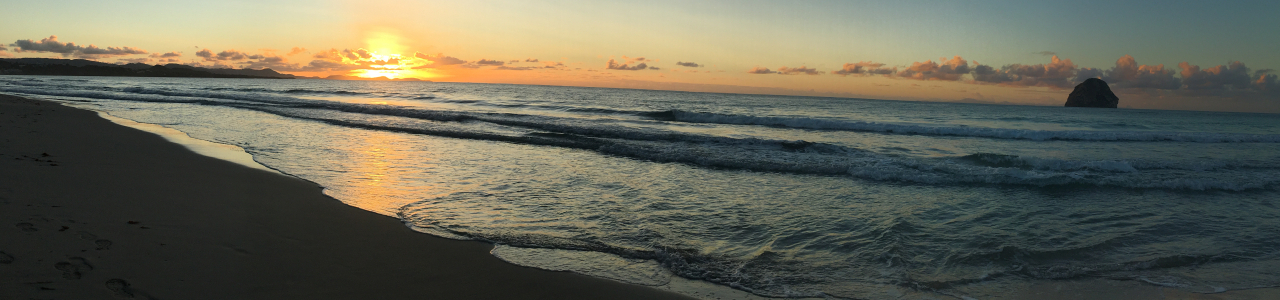
#> input picture Data/Mer/aba13.jpeg, 1280 x 300 px; its folder holds only this picture in this run
$ python architecture.py
#> lines starting #> are read from the running program, lines starting #| are printed output that depends on the picture
#!/usr/bin/env python3
# -*- coding: utf-8 -*-
import os
import numpy as np
import matplotlib.pyplot as plt
import cv2
from sklearn import datasets
from sklearn.tree import DecisionTreeClassifier
from sklearn.naive_bayes import MultinomialNB
from sklearn.ensemble import RandomForestClassifier
from sklearn import svm
from sklearn.neighbors import KNeighborsClassifier

from sklearn.metrics import accuracy_score
from sklearn.model_selection import train_test_split
from sklearn.model_selection import cross_val_score


"""
@author: cecile capponi, AMU
L3 Informatique, 2023/24
"""

"""
Computes a representation of an image from the (gif, png, jpg...) file
-> representation can be (to extend)
'HC': color histogram
'PX': tensor of pixels
'GC': matrix of gray pixels
other to be defined
--
input = an image (jpg, png, gif)
output = a new representation of the image
"""
def raw_image_to_representation(img, representation_type='HC'):
  if representation_type == 'HC':
    representation = compute_color_histogram(img)
  elif representation_type == 'PX':
    representation = img.flatten()
  elif representation_type == 'GC':
    representation = compute_gray_matrix(img)
  else:
    representation = None
    print(f"Representation type '{representation_type}' not implemented.")

  return representation

# [6 lines left out: function compute_color_histogram, not called in this run]


def compute_gray_matrix(img):
  gray_img = cv2.cvtColor(img, cv2.COLOR_BGR2GRAY)
  gray_matrix = gray_img.flatten()
  return gray_matrix

"""
Returns a relevant structure embedding train images described according to the
specified representation and associate each image (name or/and location) to its label.
-> Representation can be (to extend)
'HC': color histogram
'PX': tensor of pixels
'GC': matrix of gray pixels
other to be defined
--
input = where are the examples, which representation of the data must be produced ?
output = a relevant structure (to be discussed, see below) where all the images of the
directory have been transformed, named and labelled according to the directory they are
stored in (the structure lists all the images, each image is made up of 3 informations,
namely its name, its representation and its label)
This structure will later be used to learn a model (function learn_model_from_dataset)
-- uses function raw_image_to_representation
"""
def load_transform_label_train_dataset(directory, representation, target_size=(512,512)):
#> called with directory = 'Data/', representation = 'GC', target_size = (512, 512)
  dataset_structure = []

  for label in os.listdir(directory):
      label_path = os.path.join(directory, label)
      if os.path.isdir(label_path):
        for image_name in os.listdir(label_path):
            image_path = os.path.join(label_path, image_name)

            #print(image_path)
            img = cv2.imread(image_path)
#> img is the input picture: shape (300, 1280, 3); mean B, G, R 85.5, 100, 100.1
            img = preprocess_image(img, target_size)

            # Compute representation
            feature = raw_image_to_representation(img, representation)

            #print(feature.shape)
            # Add to dataset structure
            entry = {
                'name': image_name,
                'representation': feature,
                'label': label
            }
            dataset_structure.append(entry)

  return dataset_structure


"""
Returns a relevant structure embedding test images described according to the
specified representation.
-> Representation can be (to extend)
'HC': color histogram
'PX': tensor of pixels
'GC': matrix of gray pixels
other to be defined
--
input = where are the data, which represenation of the data must be produced ?
output = a relevant structure, preferably the same chosen for function load_transform_label_train_data
-- uses function raw_image_to_representation
-- must be consistant with function load_transform_label_train_dataset
-- while be used later in the project
"""
def load_transform_test_dataset(directory, representation, target_size=(512, 512)):
    dataset_structure = []
    label_path = os.path.basename(directory)

    for image_name in os.listdir(directory):
        image_path = os.path.join(directory, image_name)

        #print(image_path)
        img = cv2.imread(image_path)

        if img is not None:
            img = preprocess_image(img, target_size)


            feature = raw_image_to_representation(img, representation)

            #print(feature.shape)

            entry = {
                'name': image_name,
                'representation': feature,
                'label': None
            }
            dataset_structure.append(entry)
        else:
            print(f"Failed to read image: {image_path}")

    return dataset_structure

"""
Preprocesses an image to a given target size
--
input = an image, the target size
output = the preprocessed image

"""
def preprocess_image(img, target_size):
#> called with target_size = (512, 512)
  h, w, _ = img.shape
#> h = 300; w = 1280

  if h != target_size[0] or w != target_size[1]:
    preprocessed_img = cv2.resize(img,
                                  target_size,
                                  interpolation=cv2.INTER_AREA)
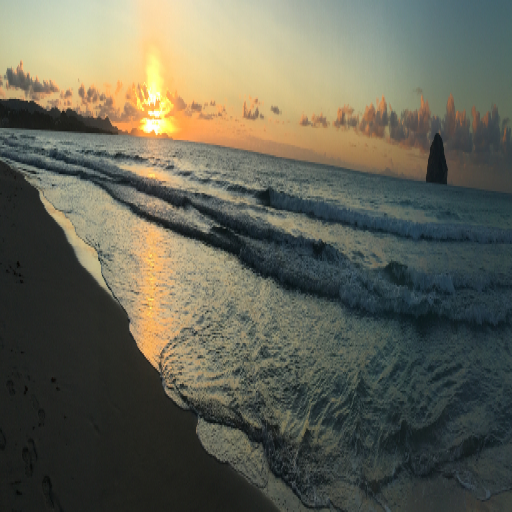
#> preprocessed_img: shape (512, 512, 3); mean B, G, R 85.4, 99.9, 100
  else:
    preprocessed_img = img

  return preprocessed_img


"""
Learn a model (function) from a pre-computed representation of the dataset, using the algorithm
and its hyper-parameters described in algo_dico
For example, algo_dico could be { algo: 'decision tree', max_depth: 5, min_samples_split: 3 }
or { algo: 'multinomial naive bayes', force_alpha: True }
--
input = transformed labelled dataset, the used learning algo and its hyper-parameters (better a dico)
output =  a model fit with data
"""
# [53 lines left out: function learn_model_from_dataset, not called in this run]

"""
Given one example (previously loaded with its name and representation),
computes its class according to a previously learned model.
--
input = representation of one data, the learned model
output = the label of that one data (+1 or -1)
-- uses the model learned by function learn_model_from_dataset
"""
# [8 lines left out: function predict_example_label, not called in this run]


"""
Computes a structure that computes and stores the label of each example of the dataset,
using a previously learned model.
--
input = a structure embedding all transformed data to a representation, and a model
output =  a structure that associates a label to each identified data (image) of the input dataset
"""
# [7 lines left out: function predict_sample_label, not called in this run]

"""
Save the predictions on dataset to a text file with syntax:
image_name <space> label (either -1 or 1)
NO ACCENT
In order to be perfect, the first lines of this file should indicate the details
of the learning methods used, with its hyper-parameters (in order to do so, the signature of
the function must be changed, as well as the signatures of some previous functions in order for
these details to be transmitted along the pipeline.
--
input = where to save the predictions, structure embedding the dataset
output =  OK if the file has been saved, not OK if not
"""
# [23 lines left out: function write_predictions, not called in this run]

"""
Estimates the accuracy of a previously learned model using train data,
either through CV or mean hold-out, with k folds.
input = the train labelled data as previously structured, the type of model to be learned
(as in function learn_model_from_data), and the number of split to be used either
in a hold-out or by cross-validation
output =  The score of success (betwwen 0 and 1, the higher the better, scores under 0.5
are worst than random guess)
"""
# [36 lines left out: function estimate_model_score, not called in this run]


def generate_predictions_for_algorithms(data_path, test_path, repr_type, folder_path, list_of_algo):
    for idx, algo_dico in enumerate(list_of_algo, start=1):
        print(f"Generating predictions for Algorithm {idx}")

        model_train = load_transform_label_train_dataset(data_path, repr_type)
#> in compute_gray_matrix, `gray_img = cv2.cvtColor(img, cv2.COLOR_BGR2GRAY)`:
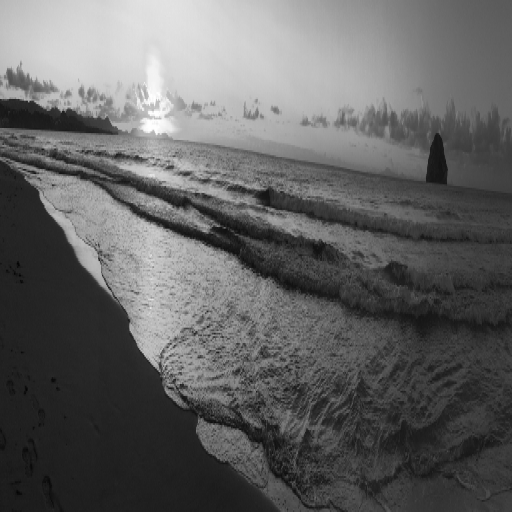
#> gray_img: shape (512, 512); min 4, max 255, mean 98.3
#> model_train = 1 item

        test_data = load_transform_test_dataset(test_path, repr_type)

        trained_model = learn_model_from_dataset(model_train, algo_dico)

        predictions = predict_sample_label(test_data, trained_model)

        filename = f"predictions_algo_{idx}.txt"

        result = write_predictions(folder_path, filename, predictions, algo_dico)

        #print(estimate_model_score(model_train, algo_dico, 5))

        print(result)


# [47 lines left out: functions result, count_votes, not called in this run]


def run():
    print("Running")

    folder_path = ''
    data_path = 'Data/'
    test_path = 'AllTest/'
    repr_type = 'GC'

    algo_dico1 = {'algo': 'decision tree', 'max_depth': 5, 'min_samples_split': 3}
    algo_dico2 = {'algo': 'multinomial naive bayes', 'force_alpha': True}
    algo_dico3 = {'algo': 'random forest', 'n_estimators': 100, 'max_depth': None, 'min_samples_split': 2}
    algo_dico4 = {'algo': 'svm', 'C': 1.0, 'kernel': 'poly', 'degree': 3, 'gamma': 'scale'}
    algo_dico5 = {'algo': 'knn', 'n_neighbors': 5, 'weights': 'uniform', 'algorithm': 'auto'}

    list_of_algo = [algo_dico1, algo_dico2, algo_dico3, algo_dico4, algo_dico5]

    generate_predictions_for_algorithms(data_path, test_path, repr_type, folder_path, list_of_algo)

    list_of_predictions = ["predictions_algo_1.txt", "predictions_algo_2.txt", "predictions_algo_3.txt", "predictions_algo_4.txt", "predictions_algo_5.txt"]

    result(list_of_predictions)

    count_votes("PK.txt")


    # [17 lines of commented-out code are left out]

#> (the run stopped early here; a loop or call above may not have finished)

$ run again, on Data/Mer/ar54ff.png
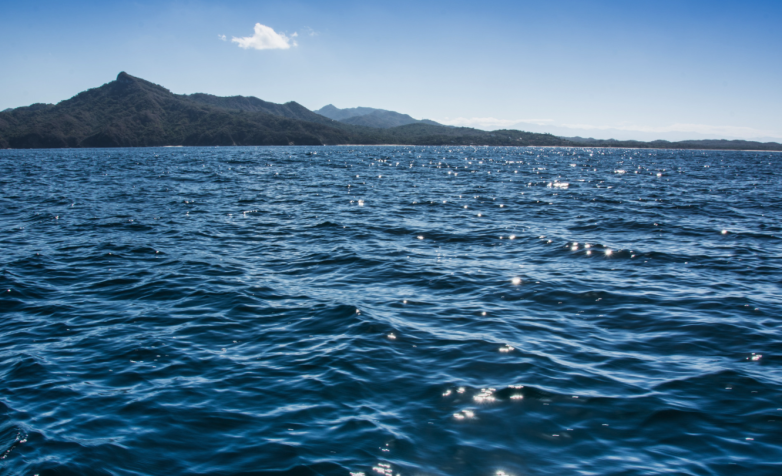
#> input picture Data/Mer/ar54ff.png, 782 x 476 px
#> in load_transform_label_train_dataset, img is the input picture: shape (476, 782, 3); mean B, G, R 142.2, 112.3, 73.5
#> in preprocess_image, `preprocessed_img = cv2.resize(img, target_size, interpolation=cv2.INTE..`:
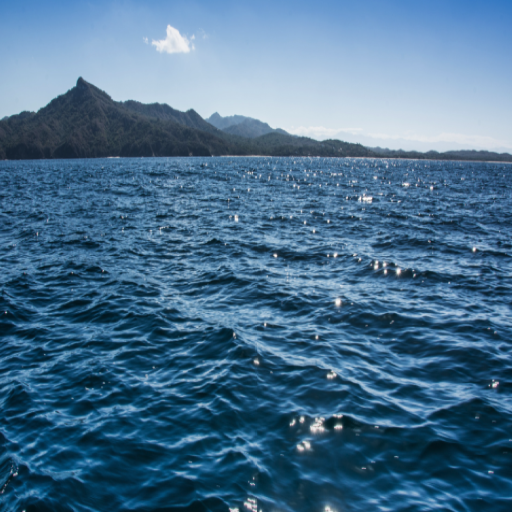
#> preprocessed_img: shape (512, 512, 3); mean B, G, R 142.1, 112.2, 73.3
#> in compute_gray_matrix, `gray_img = cv2.cvtColor(img, cv2.COLOR_BGR2GRAY)`:
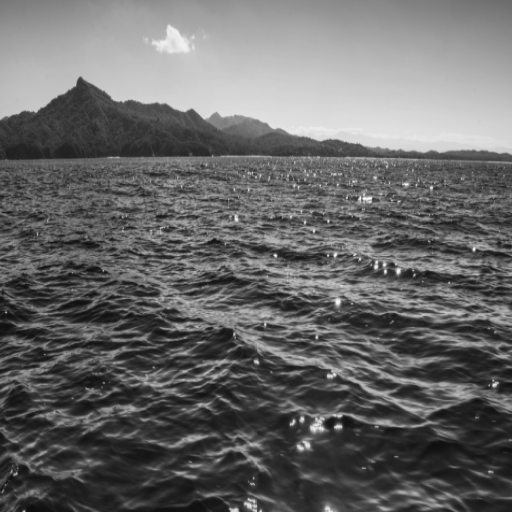
#> gray_img: shape (512, 512); min 13, max 251, mean 104
#> model_train = 1 item

$ run again, on Data/Mer/azwr50p.jpeg
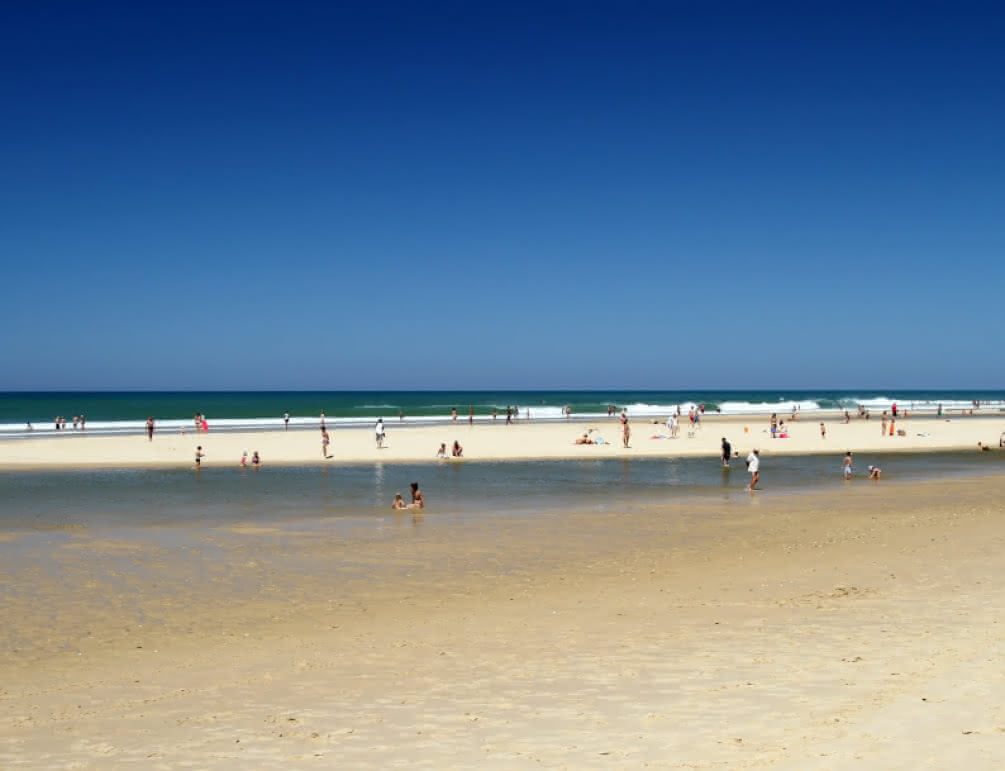
#> input picture Data/Mer/azwr50p.jpeg, 1005 x 771 px
#> in load_transform_label_train_dataset, img is the input picture: shape (771, 1005, 3); mean B, G, R 151, 132.6, 111.8
#> in preprocess_image, `preprocessed_img = cv2.resize(img, target_size, interpolation=cv2.INTE..`:
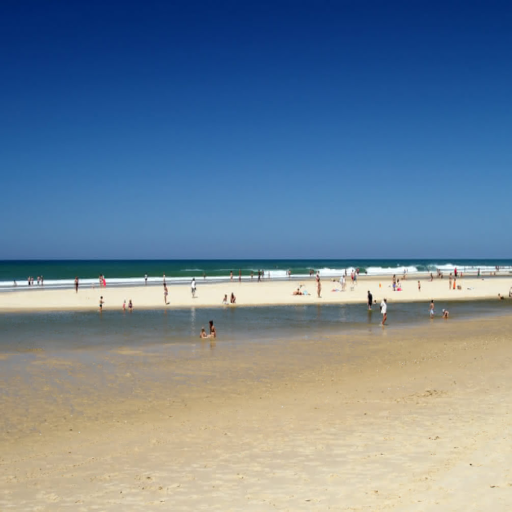
#> preprocessed_img: shape (512, 512, 3); mean B, G, R 151, 132.6, 111.8
#> in compute_gray_matrix, `gray_img = cv2.cvtColor(img, cv2.COLOR_BGR2GRAY)`:
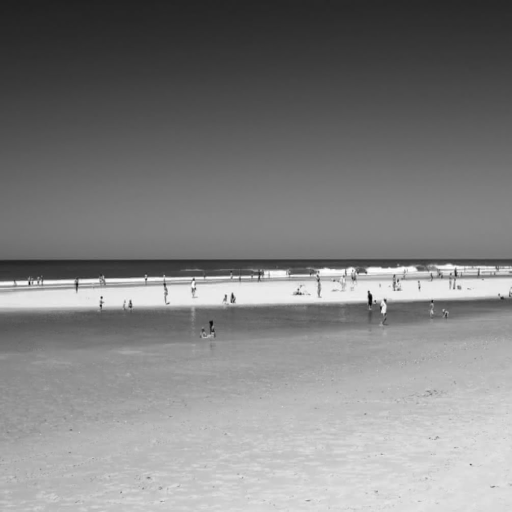
#> gray_img: shape (512, 512); min 5, max 254, mean 128.5
#> model_train = 1 item

$ run again, on Data/Mer/bP0.jpeg
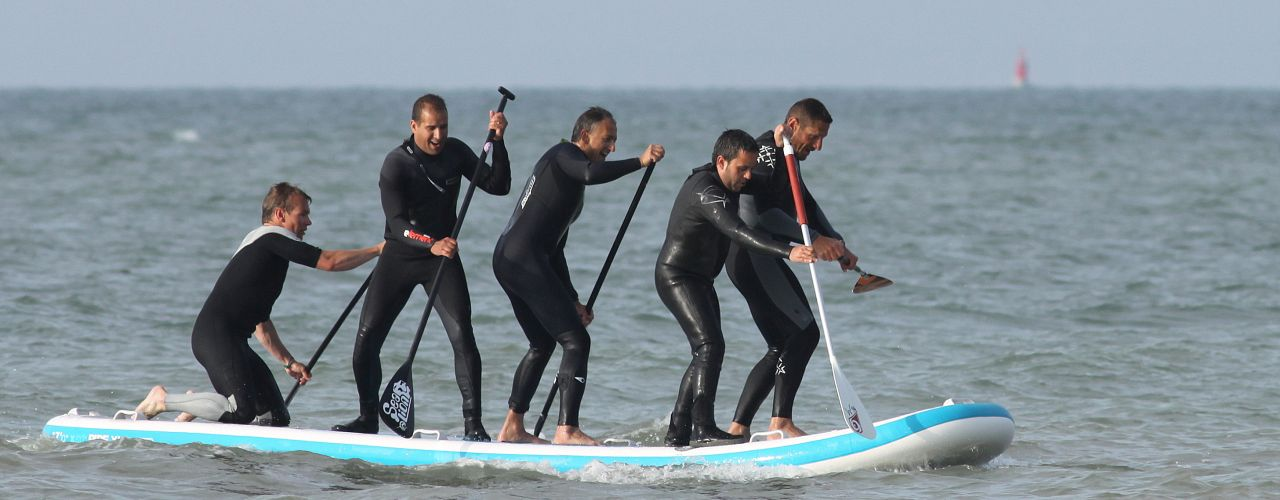
#> input picture Data/Mer/bP0.jpeg, 1280 x 500 px
#> in load_transform_label_train_dataset, img is the input picture: shape (500, 1280, 3); mean B, G, R 149.7, 142.2, 129.1
#> in preprocess_image, `preprocessed_img = cv2.resize(img, target_size, interpolation=cv2.INTE..`:
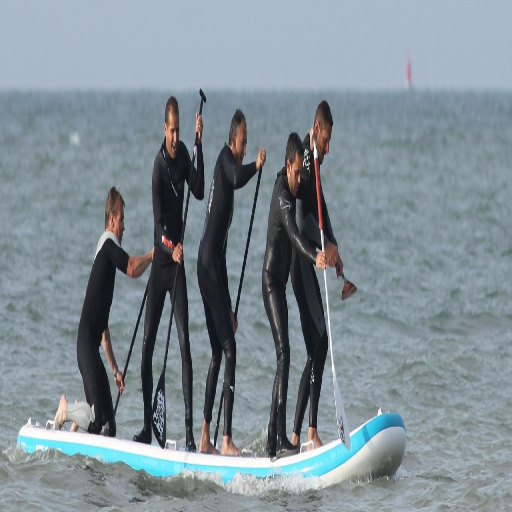
#> preprocessed_img: shape (512, 512, 3); mean B, G, R 149.6, 142.1, 129
#> in compute_gray_matrix, `gray_img = cv2.cvtColor(img, cv2.COLOR_BGR2GRAY)`:
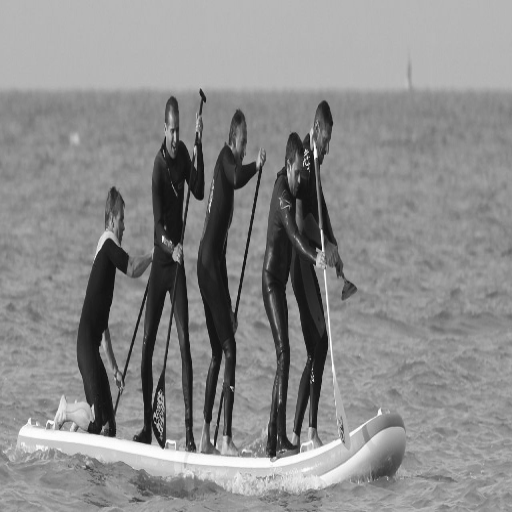
#> gray_img: shape (512, 512); min 12, max 254, mean 139
#> model_train = 1 item
